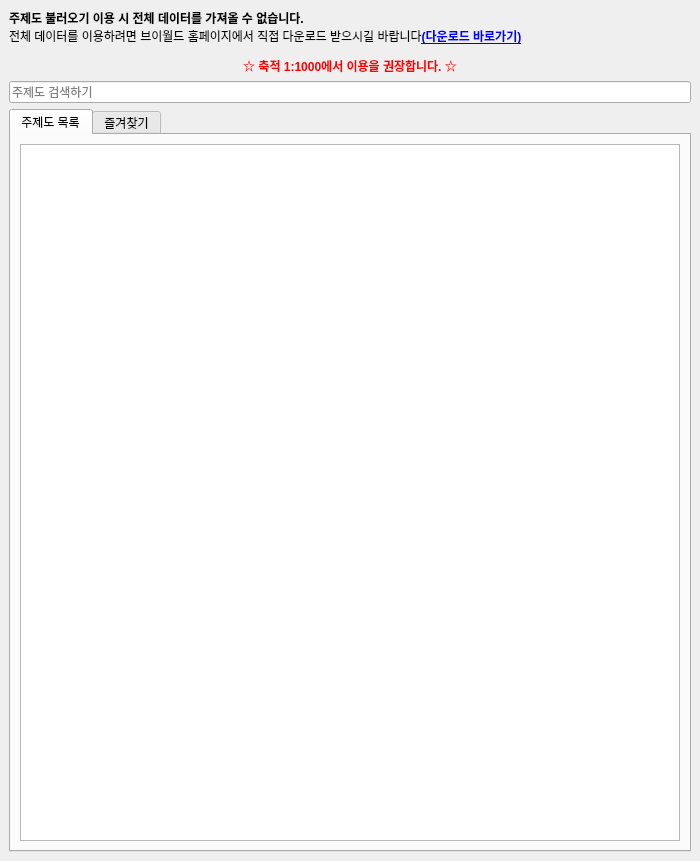
<?xml version="1.0" encoding="UTF-8"?>
<ui version="4.0">
 <class>VWorldDockWidgetBase</class>
 <widget class="QDockWidget" name="VWorldDockWidgetBase">
  <property name="geometry">
   <rect>
    <x>0</x>
    <y>0</y>
    <width>700</width>
    <height>861</height>
   </rect>
  </property>
  <property name="windowTitle">
   <string>브이월드 주제도</string>
  </property>
  <widget class="QWidget" name="dockWidgetContents">
   <layout class="QGridLayout" name="gridLayout">
    <item row="0" column="0">
     <widget class="QLabel" name="linktoVworld">
      <property name="text">
       <string>&lt;html&gt;&lt;head/&gt;&lt;body&gt;&lt;p align=&quot;justify&quot;&gt;&lt;span style=&quot; font-weight:600;&quot;&gt;주제도 불러오기 이용 시 전체 데이터를 가져올 수 없습니다. &lt;/span&gt;&lt;br/&gt;&lt;span&gt;전체 데이터를 이용하려면 브이월드 홈페이지에서 직접 다운로드 받으시길 바랍니다&lt;/span&gt;&lt;a href=&quot;https://www.vworld.kr/dtmk/dtmk_ntads_s001.do&quot;&gt;&lt;span style=&quot; font-weight:600; text-decoration: underline; color:#0000ff;&quot;&gt;(다운로드 바로가기)&lt;/span&gt;&lt;/a&gt;&lt;/p&gt;&lt;p align=&quot;center&quot;&gt;&lt;span style=&quot; font-weight:600; color:#ff0004;&quot;&gt;☆ 축적 1:1000에서 이용을 권장합니다. ☆&lt;/span&gt;&lt;/p&gt;&lt;/body&gt;&lt;/html&gt;</string>
      </property>
      <property name="textFormat">
       <enum>Qt::AutoText</enum>
      </property>
      <property name="alignment">
       <set>Qt::AlignJustify|Qt::AlignVCenter</set>
      </property>
      <property name="wordWrap">
       <bool>true</bool>
      </property>
     </widget>
    </item>
    <item row="1" column="0">
     <widget class="QLineEdit" name="wfsSearch">
      <property name="placeholderText">
       <string>주제도 검색하기</string>
      </property>
     </widget>
    </item>
    <item row="2" column="0">
     <widget class="QTabWidget" name="tabWidget">
      <property name="currentIndex">
       <number>0</number>
      </property>
      <widget class="QWidget" name="wfsTab1">
       <attribute name="title">
        <string>주제도 목록</string>
       </attribute>
       <layout class="QGridLayout" name="gridLayout_2">
        <item row="0" column="0">
         <widget class="QListWidget" name="wfsList">
          <property name="selectionMode">
           <enum>QAbstractItemView::ExtendedSelection</enum>
          </property>
         </widget>
        </item>
       </layout>
      </widget>
      <widget class="QWidget" name="wfsTab2">
       <property name="accessibleName">
        <string/>
       </property>
       <attribute name="title">
        <string>즐겨찾기</string>
       </attribute>
       <layout class="QGridLayout" name="gridLayout_3">
        <item row="0" column="0">
         <widget class="QListWidget" name="wfsFavorites">
          <property name="selectionMode">
           <enum>QAbstractItemView::ExtendedSelection</enum>
          </property>
          <item>
           <property name="text">
            <string>즐겨찾기 추가 방법은</string>
           </property>
          </item>
          <item>
           <property name="text">
            <string>&quot;주제도 목록&quot;에서</string>
           </property>
          </item>
          <item>
           <property name="text">
            <string>주제도 우클릭하여</string>
           </property>
          </item>
          <item>
           <property name="text">
            <string>추가 가능합니다.</string>
           </property>
          </item>
         </widget>
        </item>
       </layout>
      </widget>
     </widget>
    </item>
   </layout>
  </widget>
 </widget>
 <resources/>
 <connections/>
</ui>
